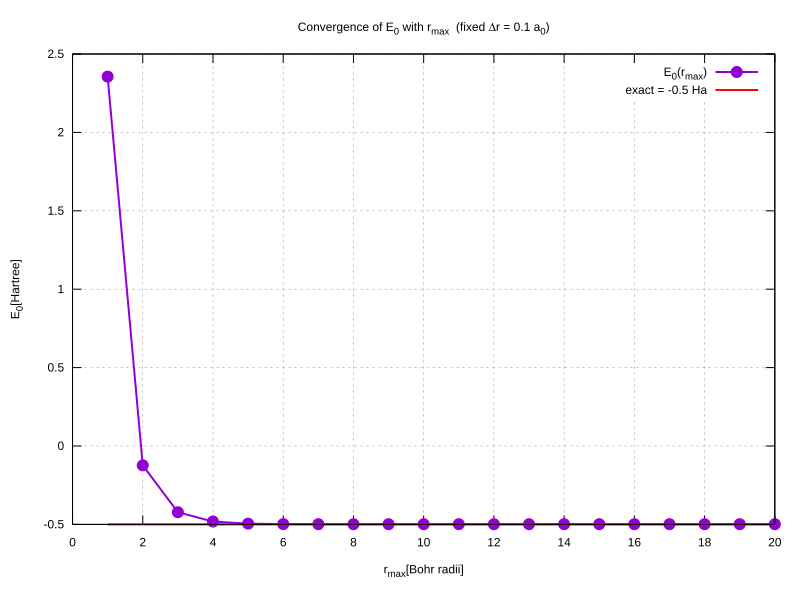

Write the gnuplot code that produced this figure.
set terminal svg enhanced size 800,600 background rgb "white"
set output "plot_convergence_rmax.svg"
set title "Convergence of E_0 with r_{max}  (fixed {/Symbol D}r = 0.1 a_0)"
set xlabel "r_{max} [Bohr radii]"
set ylabel "E_0 [Hartree]"
set grid
set key top right

exact = -0.5

plot "convergence_rmax.data" using 1:2 with linespoints pt 7 ps 1.2 lw 2 title "E_0(r_{max})", \
     exact with lines lt 2 lw 2 lc rgb "red" title "exact = -0.5 Ha"
